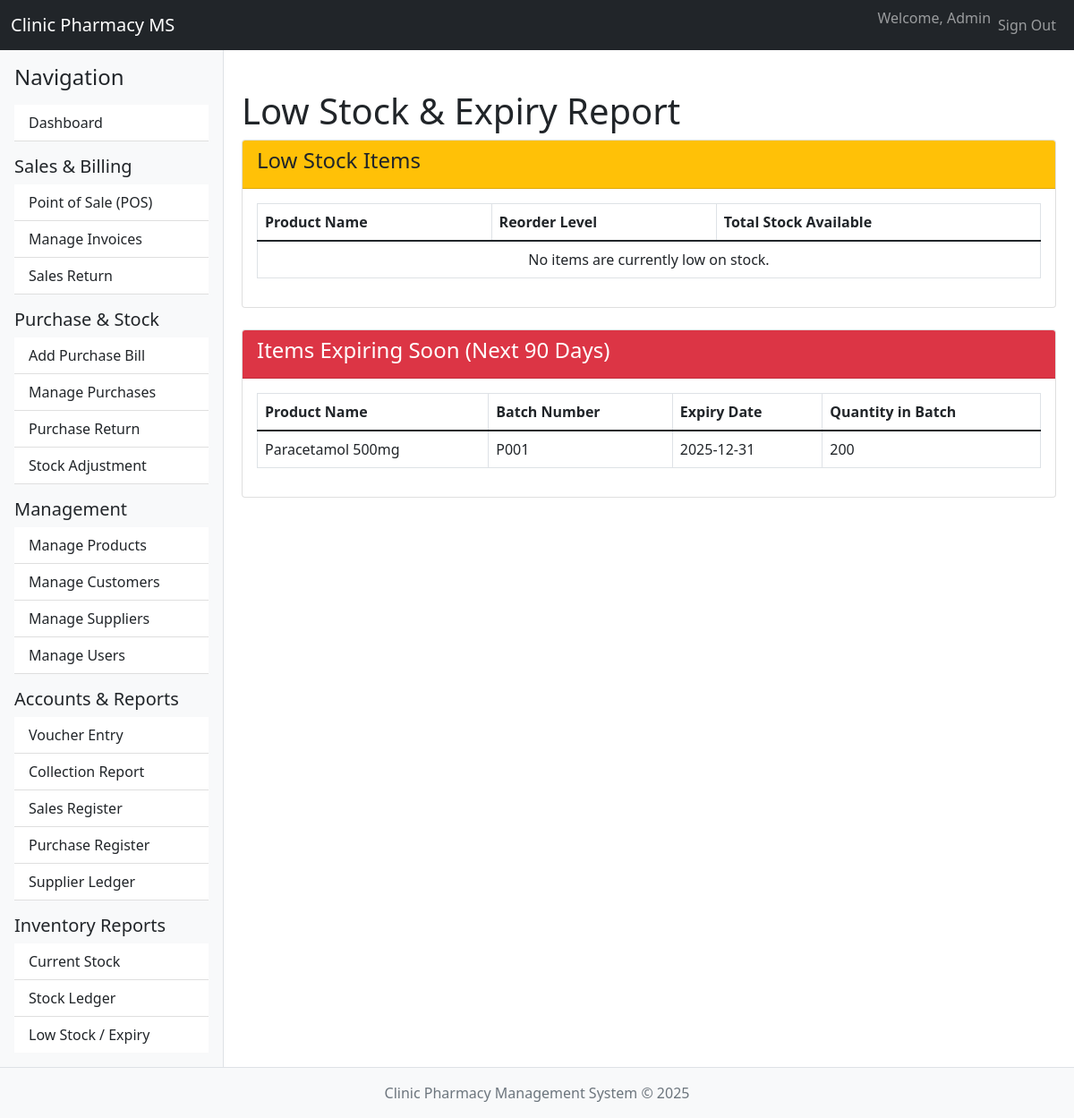
The app's page /modules/report_low_stock_expiry.php (signed in) with its own data.
### tables this page shows
CREATE TABLE `stock_batches` (
  `id` int(11) NOT NULL AUTO_INCREMENT,
  `product_id` int(11) NOT NULL,
  `batch_number` varchar(255) NOT NULL,
  `mfg_date` date DEFAULT NULL,
  `expiry_date` date DEFAULT NULL,
  `current_qty` int(11) NOT NULL,
  `purchase_price` decimal(10,2) NOT NULL,
  `tax_rate` decimal(5,2) DEFAULT NULL,
  PRIMARY KEY (`id`),
  KEY `product_id` (`product_id`),
  CONSTRAINT `stock_batches_ibfk_1` FOREIGN KEY (`product_id`) REFERENCES `products` (`id`) ON DELETE CASCADE
);

CREATE TABLE `products` (
  `id` INT(11) NOT NULL AUTO_INCREMENT,
  `product_name` VARCHAR(255) NOT NULL,
  `generic_name` VARCHAR(255) DEFAULT NULL,
  `description` VARCHAR(100) DEFAULT NULL,
  `hsn_code` VARCHAR(20) DEFAULT NULL,
  `mrp` DECIMAL(10, 2) NOT NULL,
  `tax_excluded_price` DECIMAL(10, 2) NOT NULL,
  `tax_amount` DECIMAL(10, 2) NOT NULL,
  `taxable` VARCHAR(10) NOT NULL DEFAULT 'yes',
  `itax_rate` DECIMAL(5, 2) NOT NULL,
  `cess_rate` DECIMAL(5, 2) NOT NULL,
  `reorder_level` INT(11) NOT NULL,
  `is_active` TINYINT(1) DEFAULT 1,
  `is_favorite` TINYINT(1) DEFAULT 0,
  `submitted_by` VARCHAR(100) NOT NULL,
  `submitted_date` TIMESTAMP NOT NULL DEFAULT CURRENT_TIMESTAMP,
  `status` VARCHAR(100) NOT NULL DEFAULT 'available',
  PRIMARY KEY (`id`)
);

### modules/report_low_stock_expiry.php (the view, shortened to what this page needs)
<?php
require_once '../includes/header.php';
require_once '../includes/sidebar.php';
require_once '../config/database.php';
$low_stock_items = [];
$expiring_items = [];
$sql_expiring = "
    SELECT p.product_name, sb.batch_number, sb.expiry_date, sb.current_qty
    FROM stock_batches sb
    JOIN products p ON sb.product_id = p.id
    WHERE sb.expiry_date BETWEEN CURDATE() AND DATE_ADD(CURDATE(), INTERVAL 90 DAY)
    ORDER BY sb.expiry_date ASC
";
if ($result = $conn->query($sql_expiring)) {
    while ($row = $result->fetch_assoc()) $expiring_items[] = $row;
}
?>
<h1 class="mt-4">Low Stock & Expiry Report</h1>
<div class="card mb-4">
    <div class="card-header bg-warning"><h4>Low Stock Items</h4></div>
    <div class="card-body">
        <table class="table table-bordered">
            <thead><tr><th>Product Name</th><th>Reorder Level</th><th>Total Stock Available</th></tr></thead>
            <tbody>
                <?php if (empty($low_stock_items)): ?>
                    <tr><td colspan="3" class="text-center">No items are currently low on stock.</td></tr>
                <?php else: ?>
                    <?php foreach ($low_stock_items as $item): ?>
                        <tr><td><?php echo htmlspecialchars($item['product_name']); ?></td><td><?php echo htmlspecialchars($item['reorder_level']); ?></td><td><?php echo htmlspecialchars($item['total_stock']); ?></td></tr>
                    <?php endforeach; ?>
                <?php endif; ?>
            </tbody>
        </table>
    </div>
</div>
<div class="card">
    <div class="card-header bg-danger text-white"><h4>Items Expiring Soon (Next 90 Days)</h4></div>
    <div class="card-body">
        <table class="table table-bordered">
            <thead><tr><th>Product Name</th><th>Batch Number</th><th>Expiry Date</th><th>Quantity in Batch</th></tr></thead>
            <tbody>
                 <?php if (empty($expiring_items)): ?>
                    <tr><td colspan="4" class="text-center">No items are expiring in the next 90 days.</td></tr>
                <?php else: ?>
                    <?php foreach ($expiring_items as $item): ?>
                        <tr><td><?php echo htmlspecialchars($item['product_name']); ?></td><td><?php echo htmlspecialchars($item['batch_number']); ?></td><td><?php echo htmlspecialchars($item['expiry_date']); ?></td><td><?php echo htmlspecialchars($item['current_qty']); ?></td></tr>
                    <?php endforeach; ?>
                <?php endif; ?>
            </tbody>
        </table>
    </div>
</div>
<?php require_once '../includes/footer.php'; ?>

### includes/header.php (style rules this page uses)
body { display: flex; min-height: 100vh; flex-direction: column; }

### records on screen
stock_batches: product.product_name "Paracetamol 500mg", batch_number "P001", expiry_date "2025-12-31", current_qty "200"

### other values on screen
$_SESSION["name"] "Admin"
